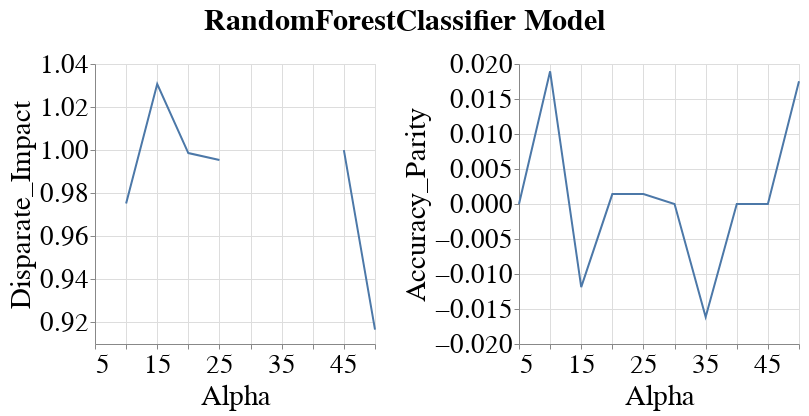

The code cell stored with this chart in its notebook:
### Code cell
visualizer.create_group_metrics_line_band_plot(group='sex',
                                               model_name=MODEL_NAMES[0],
                                               group_metrics=['Disparate_Impact', 'Accuracy_Parity'])

### Figure 1 — Vega-Lite specification as saved in the notebook (floating-point values rounded to 4 significant figures)
{"config": {"view": {"continuousWidth": 400, "continuousHeight": 300}, "axis": {"labelFontSize": 27, "labelFontWeight": "normal", "titleFontSize": 29, "titleFontWeight": "normal"}, "legend": {"labelFontSize": 27, "symbolStrokeWidth": 10, "titleFontSize": 29}, "title": {"fontSize": 27}}, "vconcat": [{"hconcat": [{"layer": [{"mark": {"type": "errorband", "extent": "ci"}, "encoding": {"x": {"field": "Intervention_Param", "title": "Alpha", "type": "quantitative"}, "y": {"field": "Metric_Value", "scale": {"zero": false}, "title": "Disparate_Impact", "type": "quantitative"}}}, {"mark": "line", "encoding": {"x": {"field": "Intervention_Param", "title": "Alpha", "type": "quantitative"}, "y": {"aggregate": "mean", "field": "Metric_Value", "scale": {"zero": false}, "title": "Disparate_Impact", "type": "quantitative"}}}], "height": 280, "width": 280}, {"layer": [{"mark": {"type": "errorband", "extent": "ci"}, "encoding": {"x": {"field": "Intervention_Param", "title": "Alpha", "type": "quantitative"}, "y": {"field": "Metric_Value", "scale": {"zero": false}, "title": "Accuracy_Parity", "type": "quantitative"}}}, {"mark": "line", "encoding": {"x": {"field": "Intervention_Param", "title": "Alpha", "type": "quantitative"}, "y": {"aggregate": "mean", "field": "Metric_Value", "scale": {"zero": false}, "title": "Accuracy_Parity", "type": "quantitative"}}}], "data": {"name": "data-90fa16540c97f4f7455290b876efd5ec"}, "height": 280, "width": 280}]}], "data": {"name": "data-2455db4b9d16abc923ebaeeba24d06b9"}, "title": {"text": "RandomForestClassifier Model", "anchor": "middle", "dy": -10, "fontSize": 30}, "$schema": "https://vega.github.io/schema/vega-lite/v4.17.0.json", "datasets": {"data-2455db4b9d16abc923ebaeeba24d06b9": [{"Metric": "Disparate_Impact", "Model_Name": "RandomForestClassifier", "Experiment_Iteration": "Exp_iter_3", "Intervention_Param": 5.0, "Group": "sex", "Metric_Value": null}, {"Metric": "Disparate_Impact", "Model_Name": "RandomForestClassifier", "Experiment_Iteration": "Exp_iter_3", "Intervention_Param": 10.0, "Group": "sex", "Metric_Value": 0.9752}, {"Metric": "Disparate_Impact", "Model_Name": "RandomForestClassifier", "Experiment_Iteration": "Exp_iter_3", "Intervention_Param": 15.0, "Group": "sex", "Metric_Value": 1.031}, {"Metric": "Disparate_Impact", "Model_Name": "RandomForestClassifier", "Experiment_Iteration": "Exp_iter_3", "Intervention_Param": 20.0, "Group": "sex", "Metric_Value": 0.9987}, {"Metric": "Disparate_Impact", "Model_Name": "RandomForestClassifier", "Experiment_Iteration": "Exp_iter_3", "Intervention_Param": 25.0, "Group": "sex", "Metric_Value": 0.9954}, {"Metric": "Disparate_Impact", "Model_Name": "RandomForestClassifier", "Experiment_Iteration": "Exp_iter_3", "Intervention_Param": 30.0, "Group": "sex", "Metric_Value": null}, {"Metric": "Disparate_Impact", "Model_Name": "RandomForestClassifier", "Experiment_Iteration": "Exp_iter_3", "Intervention_Param": 35.0, "Group": "sex", "Metric_Value": 1.023}, {"Metric": "Disparate_Impact", "Model_Name": "RandomForestClassifier", "Experiment_Iteration": "Exp_iter_3", "Intervention_Param": 40.0, "Group": "sex", "Metric_Value": null}, {"Metric": "Disparate_Impact", "Model_Name": "RandomForestClassifier", "Experiment_Iteration": "Exp_iter_3", "Intervention_Param": 45.0, "Group": "sex", "Metric_Value": 1.0}, {"Metric": "Disparate_Impact", "Model_Name": "RandomForestClassifier", "Experiment_Iteration": "Exp_iter_3", "Intervention_Param": 50.0, "Group": "sex", "Metric_Value": 0.9167}], "data-90fa16540c97f4f7455290b876efd5ec": [{"Metric": "Accuracy_Parity", "Model_Name": "RandomForestClassifier", "Experiment_Iteration": "Exp_iter_3", "Intervention_Param": 5.0, "Group": "sex", "Metric_Value": 0.0}, {"Metric": "Accuracy_Parity", "Model_Name": "RandomForestClassifier", "Experiment_Iteration": "Exp_iter_3", "Intervention_Param": 10.0, "Group": "sex", "Metric_Value": 0.01896}, {"Metric": "Accuracy_Parity", "Model_Name": "RandomForestClassifier", "Experiment_Iteration": "Exp_iter_3", "Intervention_Param": 15.0, "Group": "sex", "Metric_Value": -0.01188}, {"Metric": "Accuracy_Parity", "Model_Name": "RandomForestClassifier", "Experiment_Iteration": "Exp_iter_3", "Intervention_Param": 20.0, "Group": "sex", "Metric_Value": 0.001415}, {"Metric": "Accuracy_Parity", "Model_Name": "RandomForestClassifier", "Experiment_Iteration": "Exp_iter_3", "Intervention_Param": 25.0, "Group": "sex", "Metric_Value": 0.001415}, {"Metric": "Accuracy_Parity", "Model_Name": "RandomForestClassifier", "Experiment_Iteration": "Exp_iter_3", "Intervention_Param": 30.0, "Group": "sex", "Metric_Value": 0.0}, {"Metric": "Accuracy_Parity", "Model_Name": "RandomForestClassifier", "Experiment_Iteration": "Exp_iter_3", "Intervention_Param": 35.0, "Group": "sex", "Metric_Value": -0.01613}, {"Metric": "Accuracy_Parity", "Model_Name": "RandomForestClassifier", "Experiment_Iteration": "Exp_iter_3", "Intervention_Param": 40.0, "Group": "sex", "Metric_Value": 0.0}, {"Metric": "Accuracy_Parity", "Model_Name": "RandomForestClassifier", "Experiment_Iteration": "Exp_iter_3", "Intervention_Param": 45.0, "Group": "sex", "Metric_Value": 0.0}, {"Metric": "Accuracy_Parity", "Model_Name": "RandomForestClassifier", "Experiment_Iteration": "Exp_iter_3", "Intervention_Param": 50.0, "Group": "sex", "Metric_Value": 0.01754}]}}
